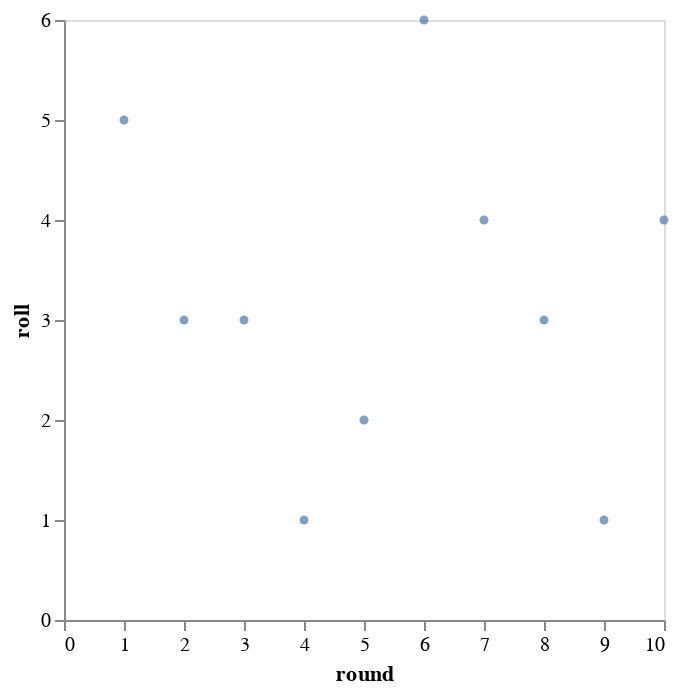

The notebook cell this image was saved under:
### Code cell
alt.Chart(df_dice).mark_circle(size=20).encode(
    alt.X('round', axis=alt.Axis(grid=False)),
    alt.Y('roll', axis=alt.Axis(grid=False)))

### Figure 1 — Vega-Lite specification as saved in the notebook (floating-point values rounded to 4 significant figures)
{"config": {"view": {"continuousWidth": 300, "continuousHeight": 300}}, "data": {"name": "data-051583703e48a592fc4ea4569be0c268"}, "mark": {"type": "circle", "size": 20}, "encoding": {"x": {"axis": {"grid": false}, "field": "round", "type": "quantitative"}, "y": {"axis": {"grid": false}, "field": "roll", "type": "quantitative"}}, "$schema": "https://vega.github.io/schema/vega-lite/v5.20.1.json", "datasets": {"data-051583703e48a592fc4ea4569be0c268": [{"round": 1.0, "roll": 5}, {"round": 2.0, "roll": 3}, {"round": 3.0, "roll": 3}, {"round": 4.0, "roll": 1}, {"round": 5.0, "roll": 2}, {"round": 6.0, "roll": 6}, {"round": 7.0, "roll": 4}, {"round": 8.0, "roll": 3}, {"round": 9.0, "roll": 1}, {"round": 10.0, "roll": 4}]}}
